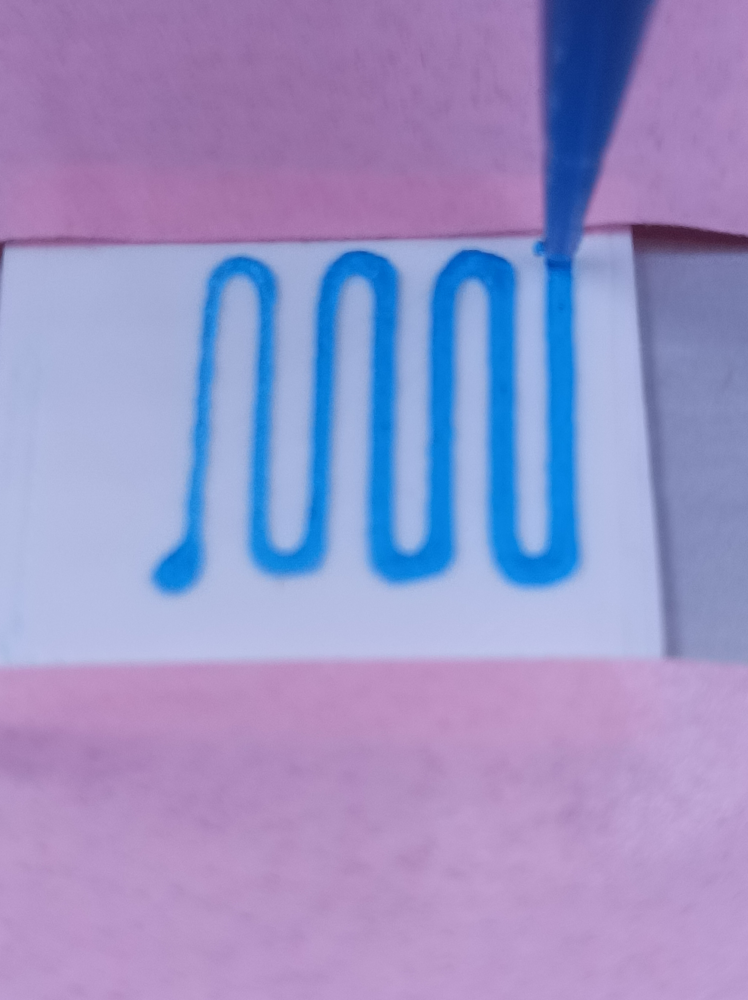
#> input picture opencv sample.jpg, 2992 x 4000 px (shown at 1/4 size)
$ python -i utilis.py   (imports and definitions only)
#> lines starting #> are read from the running program, lines starting #| are printed output that depends on the picture; after the words box and inside, x2 and y2 are one past the last pixel; in counts of white or black regions, pixels touching at a corner belong together
#> further down, picture is the input picture: shape (4000, 2992, 3); mean B, G, R 198.3, 147, 154.4
# -*- coding: utf-8 -*-
"""
Created on Thu Feb 10 10:41:06 2022

@author: uic
"""

import cv2
import numpy as np

def getContours(img, cThr=[100,100], showCanny=False, minArea = 100, filter=0, draw=False):
#> called with showCanny = False, minArea = 100, filter = 0, draw = False
    imgGray = cv2.cvtColor(img,cv2.COLOR_BGR2GRAY)
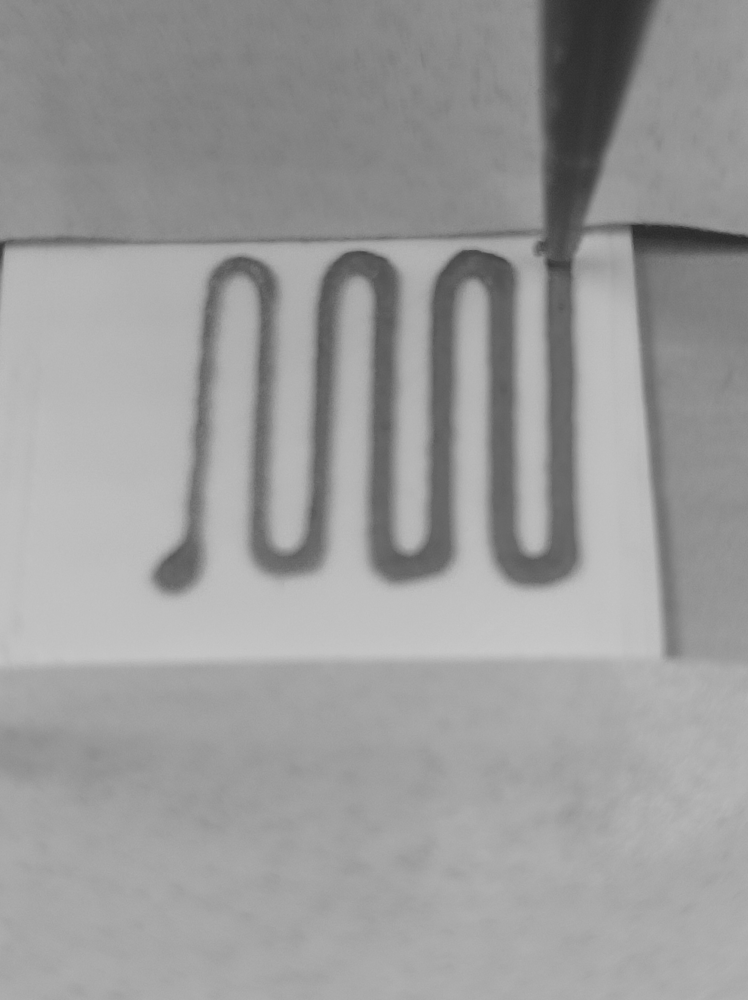
#> imgGray: shape (4000, 2992) (shown at 1/4 size); min 39, max 202, mean 155.1
    imgBlur = cv2.GaussianBlur(imgGray,(5,5),1)
    imgCanny = cv2.Canny(img, cThr[0], cThr[1])
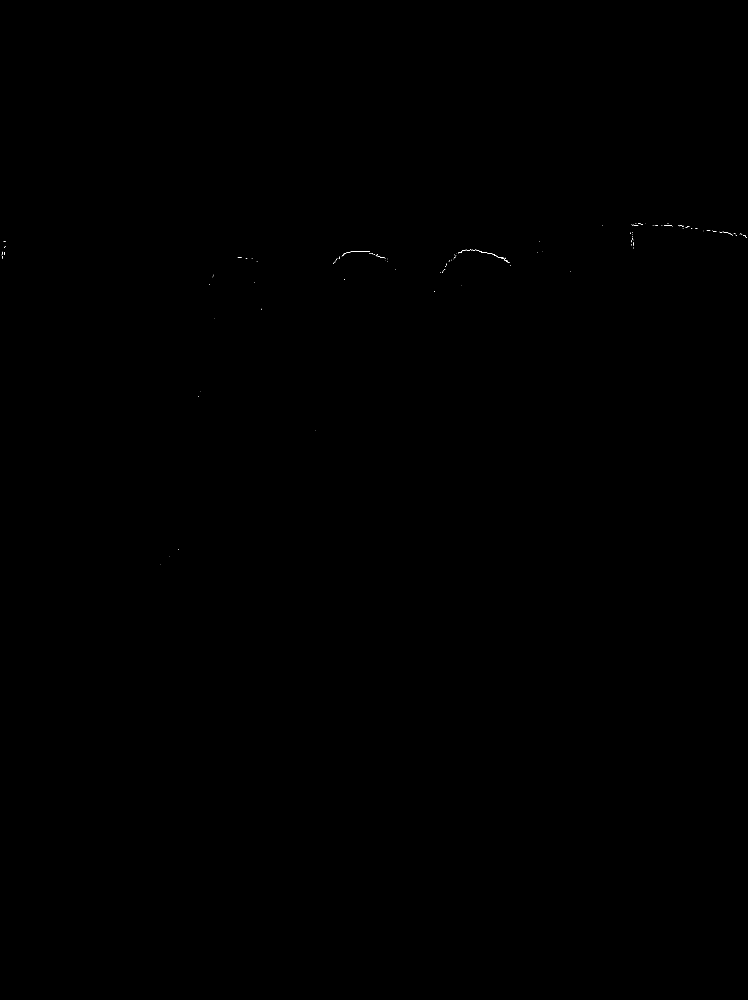
#> imgCanny: shape (4000, 2992) (shown at 1/4 size); 0.01% white in thin lines or dots, all inside (x1, y1, x2, y2) = (7, 894, 2988, 2260)
    kernel = np.ones((5,5))
    imgDial = cv2.dilate(imgCanny, kernel, iterations = 3)
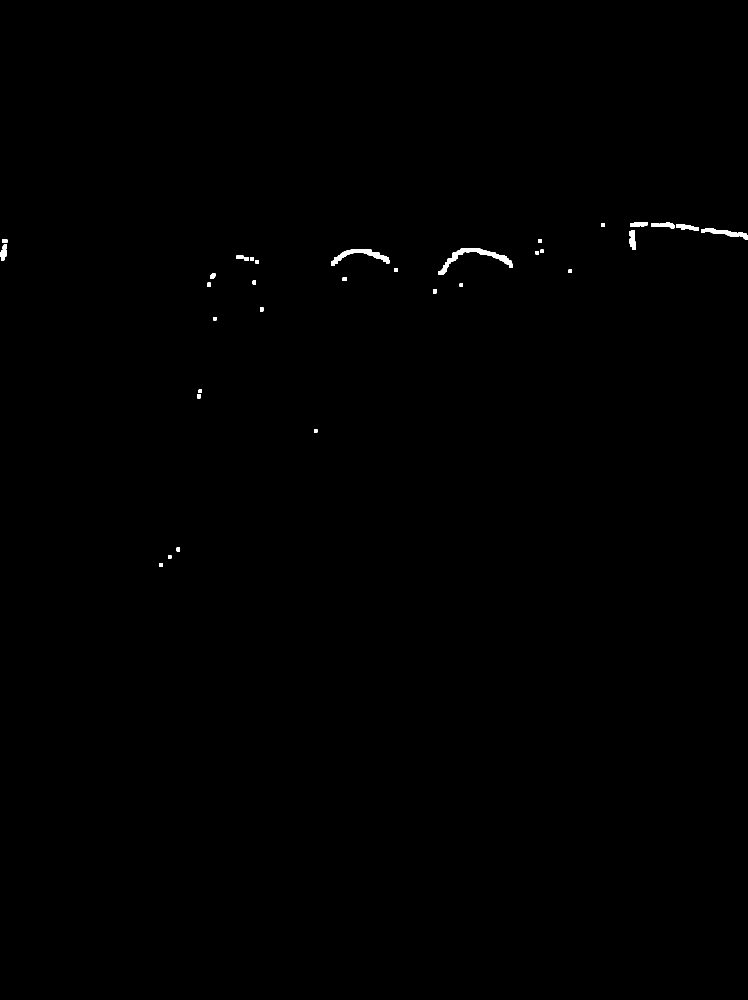
#> imgDial: shape (4000, 2992) (shown at 1/4 size); 0.21% white; 36 white regions, largest, box (x1, y1, x2, y2) and area: (1754, 993, 2050, 1098) 5971, (1326, 998, 1557, 1062) 4335, (2821, 914, 2992, 957) 2825
    imgThre = cv2.erode(imgDial, kernel, iterations=2)
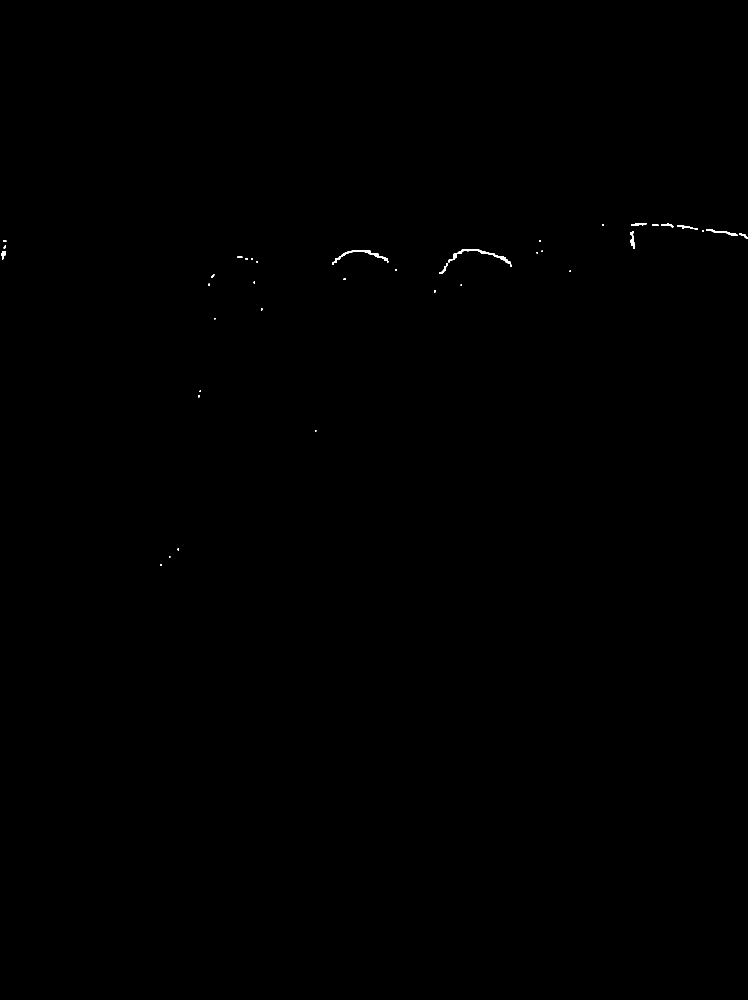
#> imgThre: shape (4000, 2992) (shown at 1/4 size); 0.07% white; 38 white regions
    if showCanny: cv2.imshow("Canny",imgCanny)

    contours, hierachy = cv2.findContours(imgThre, cv2.RETR_EXTERNAL, cv2.CHAIN_APPROX_SIMPLE)
#> contours = 38 contours, 7 with area under 20; largest, box (x1, y1, x2, y2) and area: (1793, 997, 2046, 1066) 1685, (1330, 1002, 1553, 1058) 1424, (2825, 918, 2950, 944) 710, (2521, 926, 2538, 996) 536, (2710, 901, 2792, 918) 415
    finalContours = []
    for i in contours:
        area = cv2.contourArea(i)
        if area > minArea:
            peri = cv2.arcLength(i, True)
            approx = cv2.approxPolyDP(i,0.02*peri,True)
            bbox = cv2.boundingRect(approx)
            if filter > 0:
                if len(approx) == filter:
                    finalContours.append(len(approx),area,approx,bbox,i)
            else:
                    finalContours.append((len(approx),area,approx,bbox,i))
#> this loop made 38 passes
#> (area, peri, approx, bbox) on pass 33: (709.5, 280.3, [[2825, 918], [2949, 943], [2943, 933]], (2825, 918, 125, 26))
#> (area, peri, bbox) on passes 17, 23, 25, 26, 30, 31: (246, 131.1, (1758, 1052, 32, 42)), (280.5, 89.9, (5, 1005, 17, 32)), (1424.5, 589.4, (1330, 1003, 223, 55)), (1685, 673.6, (1793, 997, 253, 69)), (204.5, 96.04, (2957, 933, 35, 20)), (536.5, 178.4, (2521, 926, 17, 70))
#> after the loop, finalContours = 10 items

    # picking biggest contour (dina4) as reference, biggest one first
    finalContours = sorted(finalContours, key = lambda x:x[1], reverse = True)

    if draw:
        for con in finalContours:
            cv2.drawContours(img, con[4], -1,(0,0,225),3)

    return img, finalContours

>>> import cv2
>>> picture = cv2.imread('opencv sample.jpg')
>>> result = getContours(picture)
